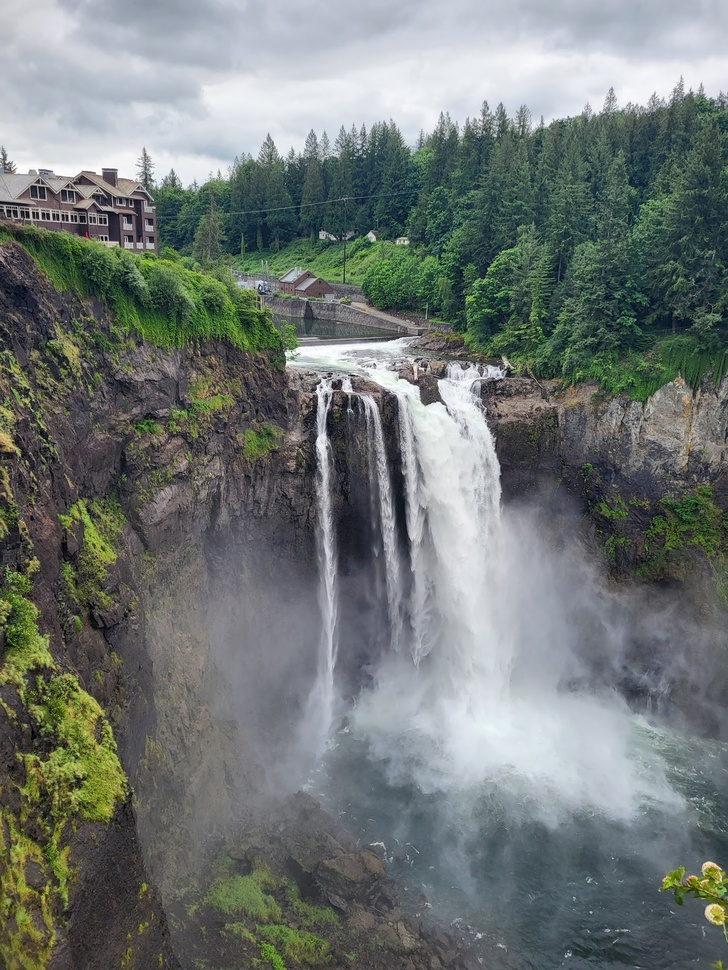
#> input picture example1/d.jpg, 728 x 970 px, shrunk from 1430 x 1905 before the run, given in place of d.png, which was not available
$ python run.py
#> lines starting #> are read from the running program, lines starting #| are printed output that depends on the picture; pictures that were not available may be replaced by others from this repository, and a replacement may not be noted
"""
example3/iteration_2/run.py

Same pipeline as iteration_1 but the k-means feature vector now includes
normalized spatial coordinates (x, y) alongside LAB color. This biases
clusters toward spatial coherence — large connected regions instead of
color-only groupings that scatter across the frame.

Feature vector per pixel: [L*0.3, a, b, x*SPATIAL_W, y*SPATIAL_W]
"""

import os
import numpy as np
import cv2
from scipy.ndimage import median_filter

# ── paths ─────────────────────────────────────────────────────────────────────

HERE     = os.path.dirname(os.path.abspath(__file__))
SRC_PATH = os.path.normpath(os.path.join(HERE, "..", "d.png"))
K_VALUES = [4, 5]

# ── segmentation tunables ─────────────────────────────────────────────────────

BILATERAL_D     = 15
BILATERAL_SIGMA = 60
MEDIAN_SIZE     = 25
KM_ATTEMPTS     = 12

L_WEIGHT   = 0.3    # downweight lightness
SPATIAL_W  = 40.0   # scale of x,y features in LAB-comparable units

# ── CA tunables ───────────────────────────────────────────────────────────────

CA_RULES = [30, 90, 110, 150, 184, 54, 60, 22]
CA_INIT  = ["single", "random", "single", "random", "single", "random", "single", "random"]
CA_ALPHA = 0.5
CA_SEED  = 7

# ── I/O ───────────────────────────────────────────────────────────────────────

def load_img(path):
#> called with path = 'example3/d.png'
    img = cv2.imread(path)
#> img is the input picture: shape (970, 728, 3); mean B, G, R 116.7, 119.5, 112.7
    if img is None:
        raise FileNotFoundError(path)
    return cv2.cvtColor(img, cv2.COLOR_BGR2RGB)

def save_img(arr, path):
    os.makedirs(os.path.dirname(path), exist_ok=True)
    out = cv2.cvtColor(arr.astype(np.uint8), cv2.COLOR_RGB2BGR)
    cv2.imwrite(path, out, [cv2.IMWRITE_JPEG_QUALITY, 92])

# ── segmentation ──────────────────────────────────────────────────────────────

def segment(img, K):
    h, w = img.shape[:2]
    smooth = cv2.bilateralFilter(img, BILATERAL_D, BILATERAL_SIGMA, BILATERAL_SIGMA)
    lab    = cv2.cvtColor(smooth, cv2.COLOR_RGB2LAB).astype(np.float32)
    lab[..., 0] *= L_WEIGHT

    ys, xs = np.mgrid[0:h, 0:w].astype(np.float32)
    xn = (xs / (w - 1)) * SPATIAL_W
    yn = (ys / (h - 1)) * SPATIAL_W

    feats = np.stack([lab[..., 0], lab[..., 1], lab[..., 2], xn, yn], axis=2)
    feats = feats.reshape(-1, 5).astype(np.float32)

    crit  = (cv2.TERM_CRITERIA_EPS + cv2.TERM_CRITERIA_MAX_ITER, 80, 0.5)
    _, labels_flat, _ = cv2.kmeans(feats, K, None, crit, KM_ATTEMPTS,
                                   cv2.KMEANS_PP_CENTERS)
    labels = labels_flat.reshape(h, w).astype(np.int32)
    return median_filter(labels, size=MEDIAN_SIZE)

# ── colorize for segments preview ────────────────────────────────────────────

PALETTE = np.array([
    [231,  76,  60],
    [ 52, 152, 219],
    [ 46, 204, 113],
    [241, 196,  15],
    [155,  89, 182],
    [ 26, 188, 156],
    [230, 126,  34],
    [149, 165, 166],
], np.uint8)

def colorize(labels, K):
    out = np.zeros((*labels.shape, 3), np.uint8)
    for i in range(K):
        out[labels == i] = PALETTE[i % len(PALETTE)]
    return out

# ── 1D Wolfram cellular automaton ─────────────────────────────────────────────

def ca_pattern(rule, height, width, init="single", seed=0):
    rule_bits = np.array([(rule >> i) & 1 for i in range(8)], dtype=np.uint8)

    row = np.zeros(width, dtype=np.uint8)
    if init == "single":
        row[width // 2] = 1
    else:
        rng = np.random.default_rng(seed)
        row = (rng.random(width) < 0.5).astype(np.uint8)

    grid = np.empty((height, width), dtype=np.uint8)
    grid[0] = row
    for t in range(1, height):
        left   = np.roll(row,  1)
        right  = np.roll(row, -1)
        idx    = (left << 2) | (row << 1) | right
        row    = rule_bits[idx]
        grid[t] = row
    return (grid * 255).astype(np.uint8)

# ── overlay ───────────────────────────────────────────────────────────────────

def apply_ca_overlay(img, labels, K):
    h, w = img.shape[:2]
    out  = img.astype(np.float32).copy()

    for i in range(K):
        mask = labels == i
        if not mask.any():
            continue
        rule = CA_RULES[i % len(CA_RULES)]
        init = CA_INIT [i % len(CA_INIT)]
        ca   = ca_pattern(rule, h, w, init=init, seed=CA_SEED + i).astype(np.float32)
        ca3  = np.stack([ca, ca, ca], axis=2)
        blend = (1 - CA_ALPHA) * out + CA_ALPHA * ca3
        out[mask] = blend[mask]

    return np.clip(out, 0, 255).astype(np.uint8)

# ── main ──────────────────────────────────────────────────────────────────────

if __name__ == "__main__":
    img = load_img(SRC_PATH)
    print(f"loaded {SRC_PATH}  shape={img.shape}")
#| loaded example3/d.png  shape=(970, 728, 3)

    for K in K_VALUES:
        print(f"  K={K}  segmenting…", end=" ", flush=True)
        labels = segment(img, K)
        print("overlaying…", end=" ", flush=True)
        overlay = apply_ca_overlay(img, labels, K)
        seg_vis = colorize(labels, K)

        out_dir = os.path.join(HERE, f"k{K}")
        save_img(seg_vis,  os.path.join(out_dir, "segments.jpg"))
        save_img(overlay,  os.path.join(out_dir, "overlay.jpg"))

        rules_used = [CA_RULES[i % len(CA_RULES)] for i in range(K)]
        print(f"done  rules={rules_used}")
#> this loop made 2 passes
#> pass 1, in segment, `lab    = cv2.cvtColor(smooth, cv2.COLOR_RGB2LAB).astype(np.float32)`:
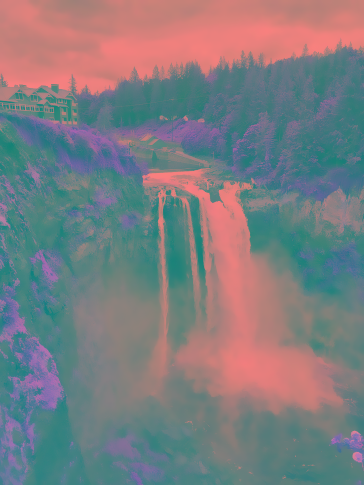
#> lab: shape (970, 728, 3) float32 (shown at 1/2 size); mean R, G, B 124.3, 125.2, 128.6
#> pass 1, in segment, `labels = labels_flat.reshape(h, w).astype(np.int32)`:
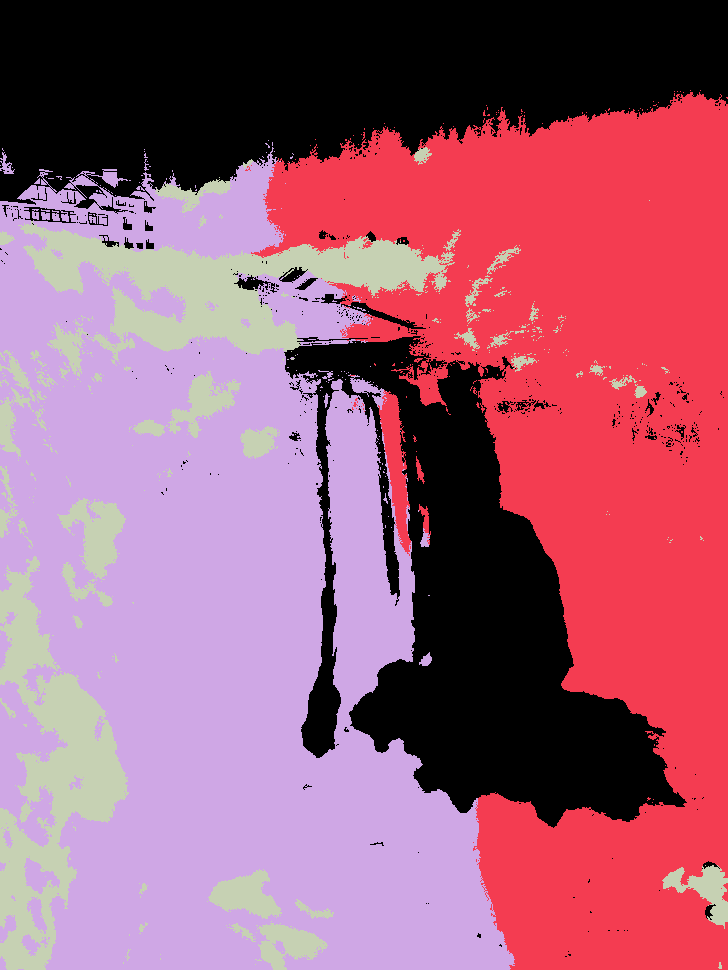
#> labels: shape (970, 728) int32; 4 distinct labels, from 0 to 3; one colour per label, 0 black
#> pass 1, `labels = segment(img, K)`:
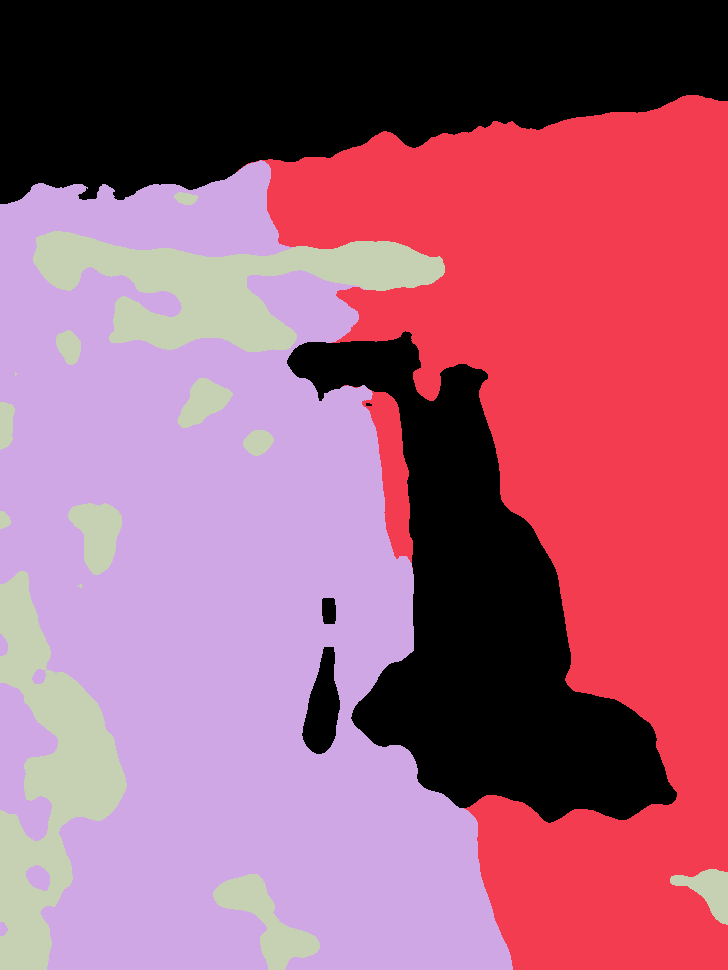
#> labels: shape (970, 728) int32; 4 distinct labels, from 0 to 3; one colour per label, 0 black
#> after the loop:
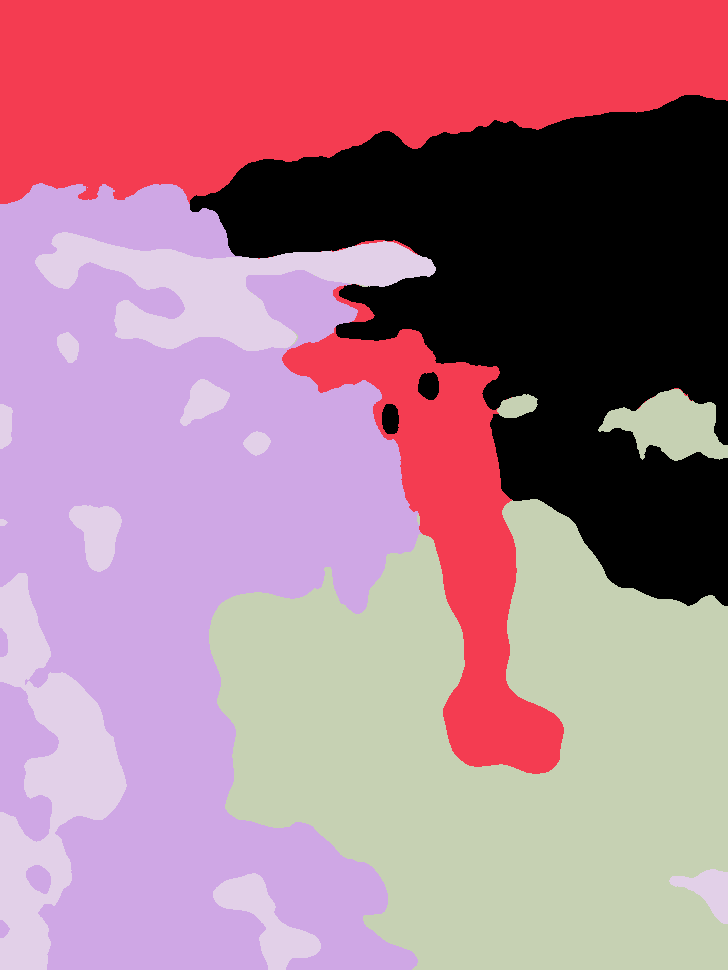
#> labels: shape (970, 728) int32; 5 distinct labels, from 0 to 4; one colour per label, 0 black
#> after the loop:
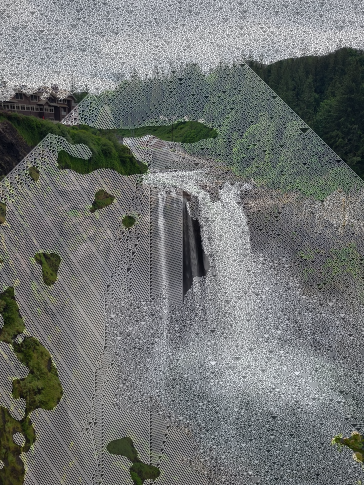
#> overlay: shape (970, 728, 3) (shown at 1/2 size); mean R, G, B 113.3, 116.7, 115.3
#> after the loop:
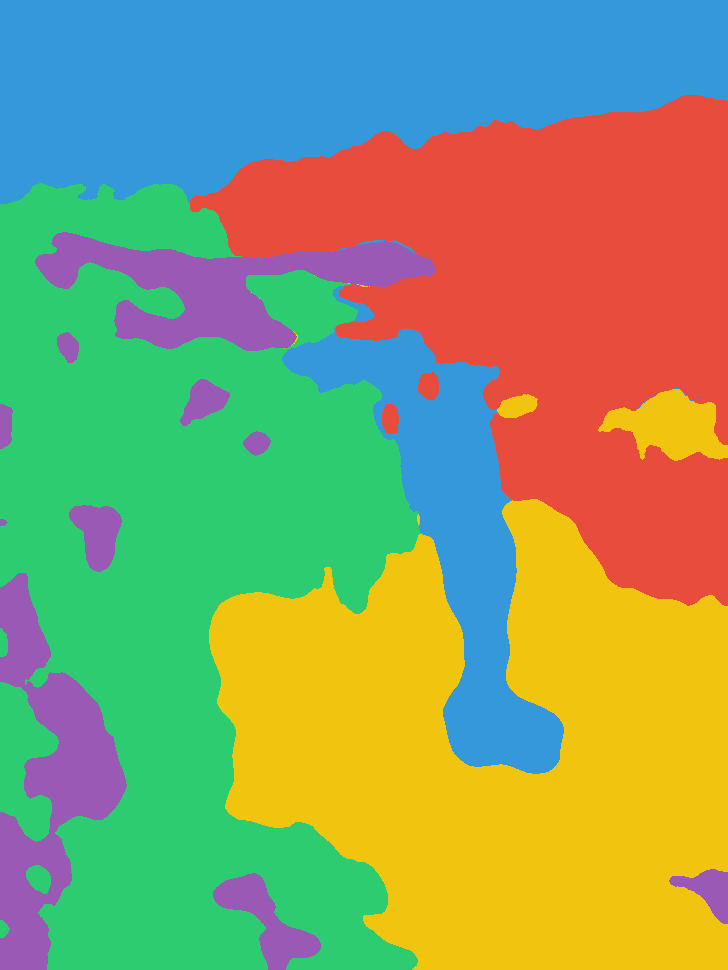
#> seg_vis: shape (970, 728, 3); mean R, G, B 138.2, 157.6, 106.5

    print("\nwrote:", os.path.join(HERE, "k4/"), "and", os.path.join(HERE, "k5/"))
#| wrote: example3/iteration_2/k4/ and example3/iteration_2/k5/

$ run again, with example1/a.jpg copied over example1/d.jpg
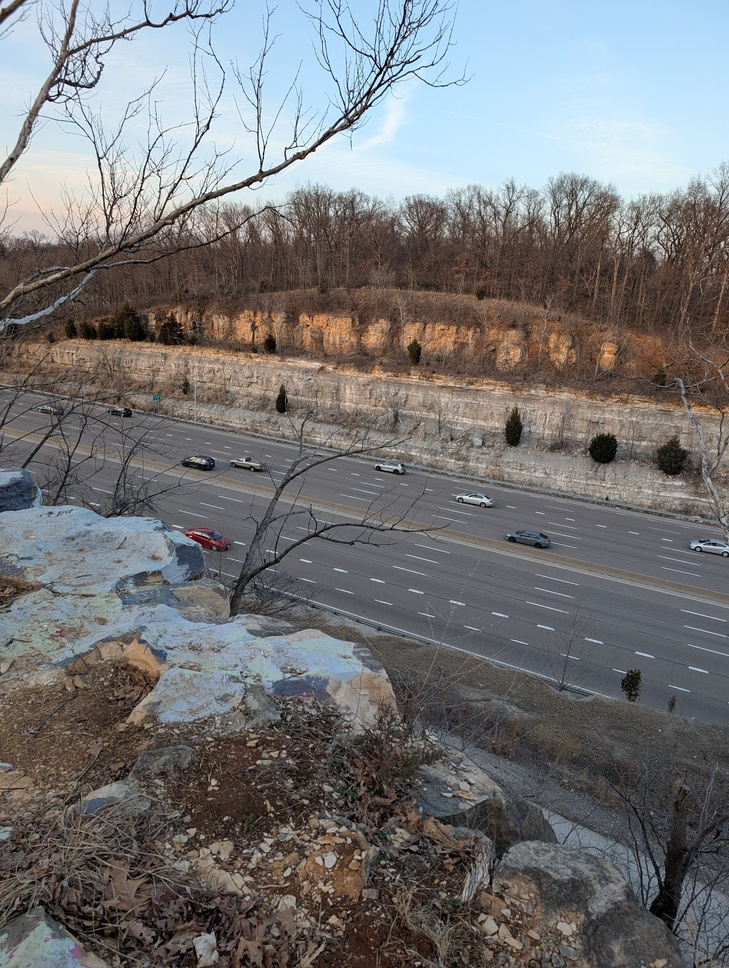
#> input picture example1/a.jpg, 729 x 968 px, shrunk from 1434 x 1905 before the run, given in place of d.png, which was not available
#> in load_img, img is the input picture: shape (968, 729, 3); mean B, G, R 118.3, 117.3, 117.1
#| loaded example3/d.png  shape=(968, 729, 3)
#> after the loop `for K in K_VALUES:`:
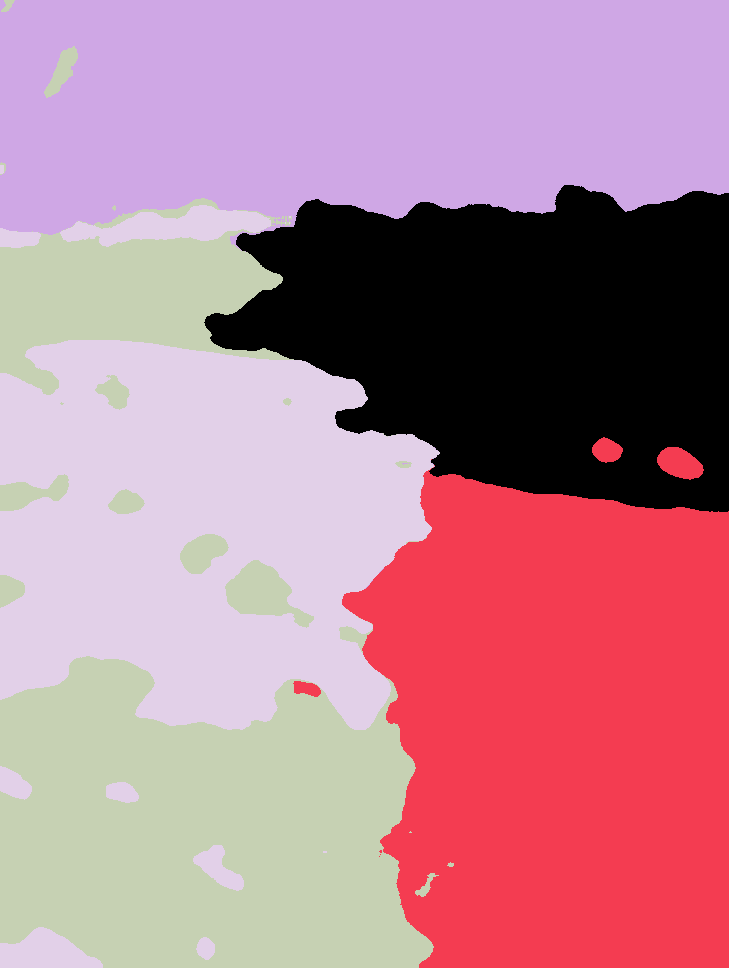
#> labels: shape (968, 729) int32; 5 distinct labels, from 0 to 4; one colour per label, 0 black
#> after the loop `for K in K_VALUES:`:
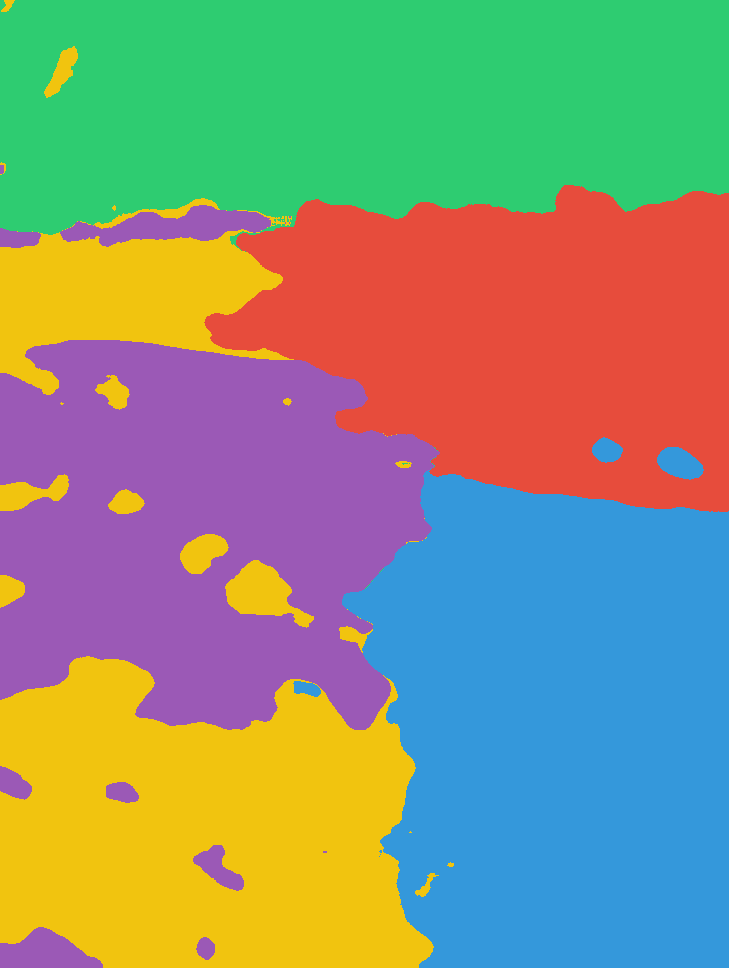
#> seg_vis: shape (968, 729, 3); mean R, G, B 138.3, 147, 121.6
#| wrote: example3/iteration_2/k4/ and example3/iteration_2/k5/

$ run again, with example1/b.jpg copied over example1/d.jpg
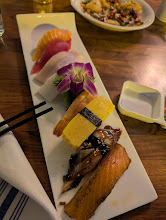
#> input picture example1/b.jpg, 166 x 220 px, given in place of d.png, which was not available
#> in load_img, img is the input picture: shape (220, 166, 3); mean B, G, R 57.6, 89.1, 121.5
#| loaded example3/d.png  shape=(220, 166, 3)
#> after the loop `for K in K_VALUES:`:
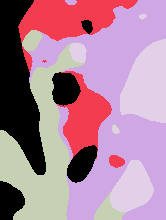
#> labels: shape (220, 166) int32; 5 distinct labels, from 0 to 4; one colour per label, 0 black
#> after the loop `for K in K_VALUES:`:
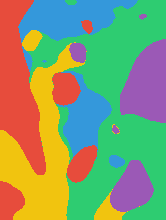
#> seg_vis: shape (220, 166, 3); mean R, G, B 132.4, 155.4, 109.5
#| wrote: example3/iteration_2/k4/ and example3/iteration_2/k5/
